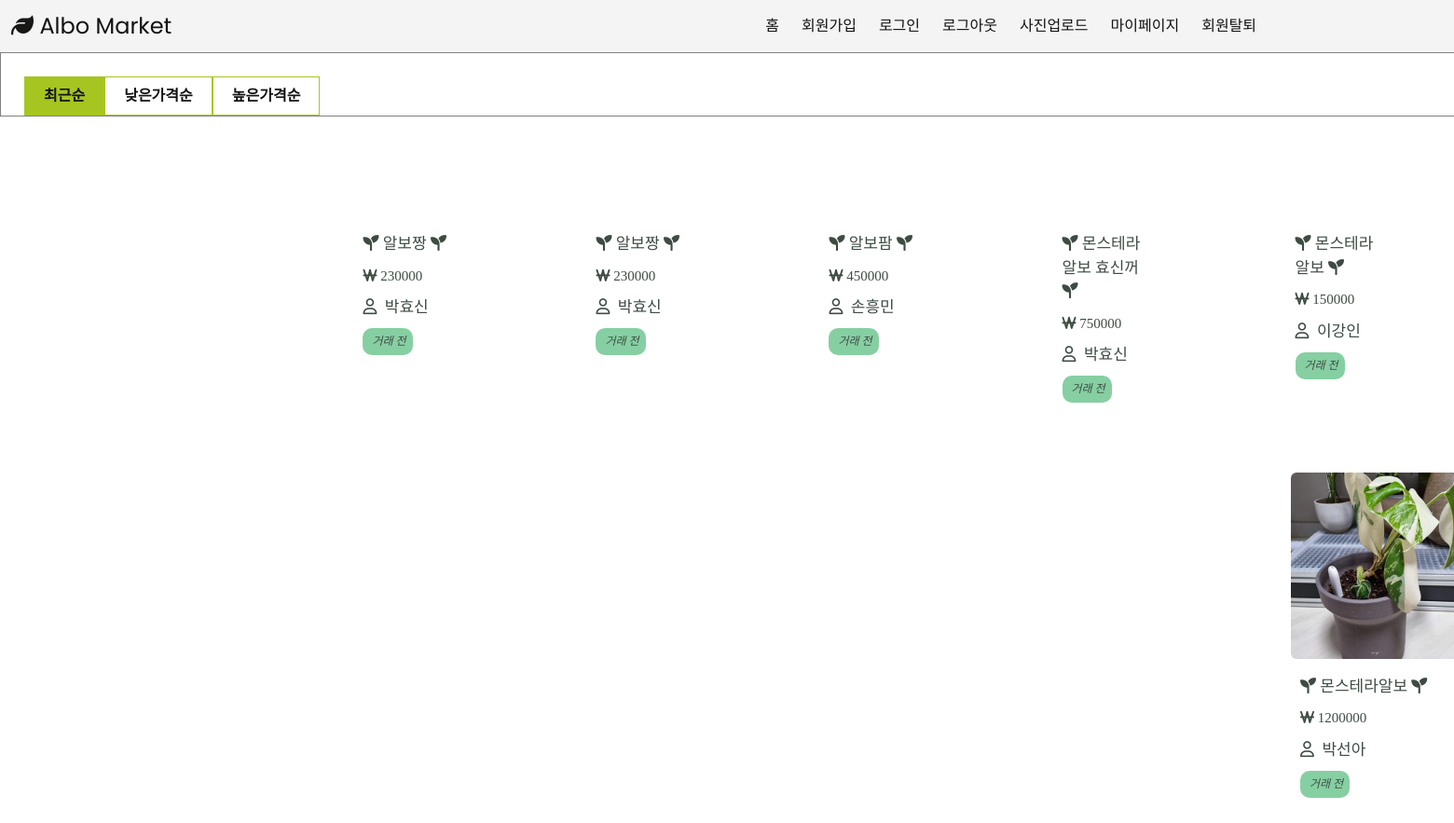
/upload/posting, run on the app's committed database.
### main/models.py (models this page shows, shortened)
class Item(models.Model):
    item_name = models.CharField(max_length = 20)
    user_name = models.ForeignKey(User, to_field='user_name', related_name='seller', on_delete = models.CASCADE, db_column="user_name", max_length= 20, null=True) #fk추가
    STATUS = (('거래 전','거래 전'), ('거래 완료','거래 완료')) # 전자가 테이블 컬럼 출력값, 후자가 admin 페이지에서 출력
    trade_status = models.CharField(max_length=5, default='거래 전', choices=STATUS, null=True) #거래상태(판매중,거래완료)
    item_price = models.IntegerField(null=True)
    item_content = models.TextField(max_length = 200)
    item_img = models.ImageField(upload_to="images/", blank=True, null=True)
    def get_absolute_url(self):
        return f'/upload/posting/{self.pk}/'
    class Meta:
        db_table = 'item_tb'

class User(models.Model):
    user_name = models.CharField(max_length= 20 ,primary_key=True)
    user_date = models.DateTimeField(auto_now_add=True) #가입일(처음 등록한 시간으로 저장)
    user_email = models.EmailField(unique=True)
    user_password = models.CharField(max_length = 100)
    user_validate = models.BooleanField(default = False)
    STATUS = (('남자','남자'), ('여자','여자'))
    gender = models.CharField(max_length=5 ,choices=STATUS , null=True)
    age = models.IntegerField(null=True)
    year = models.IntegerField(null=True)
    month= models.IntegerField( null=True)
    day= models.IntegerField(null=True)
    def __str__(self):
        return f'{self.user_name}'
    class Meta:
        db_table = 'user_tb'

### main/views.py (the view, shortened to what this page needs)
# urls.py: path('upload/posting', views.posting, name='main_posting'),
def posting(request):
    page = request.GET.get('page','1') # /?page=1 처럼 GET 방식으로 호출된 URL에서 page값을 가져올때 ,, page값이 없는 상태로 호출되면 디폴트 1
    items =Item.objects.order_by('-pk')
    paginator = Paginator(items,10) #10개씩 보여주기
    page_obj = paginator.get_page(page) #paginator을 이용하여 요청된 페이지에 해당하는 페이징 객체(page_obj)를 생성->이를통해 데이터전체가 아닌 해당 페이지의 데이터만 조회하도록 쿼리를 변경
    context={'items': page_obj}
    return render(request, 'main/posting.html',context)

### main/templates/main/posting.html (shortened to what this page needs)
<!DOCTYPE html>
<html lang="ko">
{% load static %}
<head>
  <link rel="stylesheet" type="text/css" href="{%static 'assets/css/bootstrap1.min.css' %}">
  <link rel="stylesheet" href="{%static 'assets/css/templatemo-klassy-cafe.css' %}">
  <link rel="stylesheet" href="{%static 'css/style.css' %}">
</head>
<body>
   <nav class="navbar">
    <div class="navbar__logo">
      <i class="fa-solid fa-leaf"></i>
      <a href="{%url 'main_index' %}">Albo Market</a>
    </div>
    <ul class="navbar__menu">
      <li><a href="{%url 'main_index' %}">홈</a></li>
      <li><a href="{%url 'main_signup' %}">회원가입</a></li>
      <li><a href="{%url 'main_signin' %}">로그인</a></li>
      <li><a href="{%url 'main_logout' %}">로그아웃</a></li>
      <li><a href="{%url 'main_upload' %}">사진업로드</a></li>
      {% if login_user == User.user_name %}
      <li><a href="{%url 'main_mypage' %}">마이페이지</a></li>
      <li><a href="{% url 'user_remove' %}">회원탈퇴</a></li>
      {% endif %}
    </ul>
</nav>
  <div class="fl">
    <ul class="list_control">
      <li>
        <a href="{% url 'main_posting' %}" class="new" style="background: #a7c520 ;">최근순</a>
      </li>
      <li >
        <a  href="{% url 'main_desc' %}">낮은가격순</a>
      </li>
      <li>
        <a href="{% url 'main_asc' %}" class="asc">높은가격순</a>
      </li>
      <li>
      </li>
    </ul>
  </div>
  <div class="wrap">
    {% for item in items %}
    <div class="col-xs-3" >
      <div class="col-xs-4">
        <form  action="posting/new_post" method="POST">{% csrf_token %}
          {% if item.item_img %}
          <a href="{{item.get_absolute_url}}" target="_blank">
            <img class="image" src="{{ item.item_img.url }}" alt="">
            <br>
            {% endif %}
            <li style="font-size: 17px;">
              <i class="fa-solid fa-seedling"></i>&nbsp{{item.item_name}}&nbsp<i class="fa-solid fa-seedling"></i>
            </li>
            <li id="desc" style="font-size: 15px;"><i class="fa-solid fa-won-sign"></i>&nbsp{{item.item_price}}</li>
            <p><i class="fa-regular fa-user"></i> &nbsp{{item.user_name}}</p>
            <p class="myButton" style="font-size: 12px;"><i> &nbsp{{item.trade_status}} </i></p>
          </a>
        </form>
      </div>
    </div>
    {% endfor %}
  </div>
</body>
</html>

### main/static/assets/css/templatemo-klassy-cafe.css (style rules this page uses)
html, body, div, span, applet, object, iframe, h1, h2, h3, h4, h5, h6, p, blockquote, div pre, a, abbr, acronym, address, big, cite, code, del, dfn, em, font, img, ins, kbd, q, s, samp, small, strike, strong, sub, sup, tt, var, b, u, i, center, dl, dt, dd, ol, ul, li, figure, header, nav, section, article, aside, footer, figcaption { margin: 0; padding: 0; border: 0; outline: 0; }
ul, li { padding: 0; margin: 0; list-style: none; }
header, nav, section, article, aside, footer, hgroup { display: block; }
* { box-sizing: border-box; }
html, body { font-family: 'Poppins', sans-serif; font-weight: 400; background-color: #fff; font-size: 16px; -ms-text-size-adjust: 100%; -webkit-font-smoothing: antialiased; -moz-osx-font-smoothing: grayscale; }
a { text-decoration: none !important; }
ul { margin-bottom: 0px; }
p { font-size: 14px; line-height: 25px; color: #2a2a2a; }
html, body { background: #fff; font-family: 'Poppins', sans-serif; }
*, *:before, *:after { -webkit-box-sizing: border-box; box-sizing: border-box; -webkit-font-smoothing: antialiased; -moz-osx-font-smoothing: grayscale; }

### main/static/css/style.css (style rules this page uses)
:root { --text-color: #121212; --background-color: #f4f4f4; --accent-color: #9b9e7b; }
a { text-decoration: none; color: var(--text-color); }
.navbar { top: 0; width: 100%; left: 0; right: 0; margin: 0 ; display: flex; justify-content: space-between; align-items: center; background-color: var(--background-color); padding: 8px 12px; }
.navbar__logo { font-size: 24px; color:var(--text-color); }
.navbar__logo i { color: rgb(24, 24, 23); }
.navbar__menu { display: flex; list-style: none; padding-left: 0; }
.navbar__menu li { padding: 8px 12px; }
.wrap { margin-top: 40px; margin-left:320px; margin-right: 320px; }
.col-xs-4 { padding-left: 50px; padding-right: 80px; padding-top: 50px; padding-bottom: 50px; display: flex; flex-wrap: wrap; font-family: 'SUIT-Regular'; }
.col-xs-4 li { font-size: 22px; position: relative; left: 5%; margin-top: 10px; color: #3e4b43; }
.col-xs-4 p { font-size: 17px; position: relative; left: 5%; color: #3e4b43; margin-top: 10px; }
.col-xs-3 { width: 250px; height: auto; float: left; position: relative; min-height: 1px; padding-right: 15px; padding-left: 15px; }
.myButton { background-color:#86cfa2; border-radius:10px; display:inline-block; cursor:pointer; color:#ffffff; padding:2px 7px; text-decoration:none; font-family: 'LINESeedKR-Bd'; }
.fl { border:1px,solid,gray; display:flex ; flex-direction: row; }
.list_control { display: flex; margin-top: 25px; margin-left: 25px; }
.list_control li { flex-direction: row; justify-content: center; }
.list_control li a { font-weight: bold; display: block; padding: 8px 20px; border: 1px solid #a7c520; }
img { width: 200px; border-radius: 6px; }

### main/templates/main/posting.html (style rules this page uses)
html,body { width:90%; height: 100%; }
body { max-width: 2115px; min-width: 2115px; margin:0; font-weight: 400; }

### data on the page
Item: item_name "알보짱", item_price "230000", user_name "박효신", trade_status "거래 전"
Item: item_name "알보짱", item_price "230000", user_name "박효신", trade_status "거래 전"
Item: item_name "알보팜", item_price "450000", user_name "손흥민", trade_status "거래 전"
Item: item_name "몬스테라알보 효신꺼", item_price "750000", user_name "박효신", trade_status "거래 전"
Item: item_name "몬스테라 알보", item_price "150000", user_name "이강인", trade_status "거래 전"
Item: item_img (picture), item_name "몬스테라알보", item_price "1200000", user_name "박선아", trade_status "거래 전"
